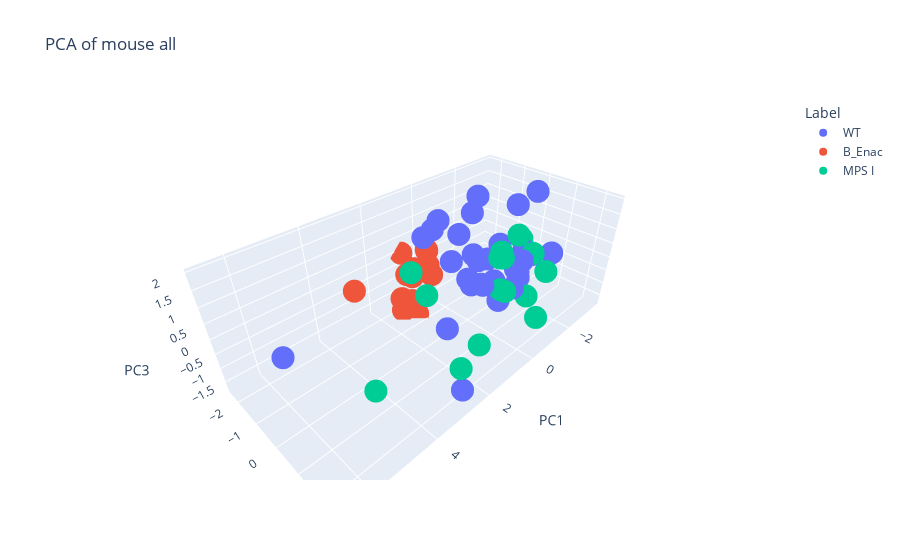

The cell this chart's notebook holds for it:
### Code cell
pca_3D(df_mouse_all, 'PCA of mouse all')

### Figure 1 — Plotly figure (JSON) as saved in the notebook; plotly's stock layout.template omitted (floating-point values rounded to 4 significant figures)
{"data": [{"hovertemplate": "Label=WT<br>PC1=%{x}<br>PC2=%{y}<br>PC3=%{z}<extra></extra>", "legendgroup": "WT", "marker": {"color": "#636efa", "symbol": "circle"}, "mode": "markers", "name": "WT", "scene": "scene", "showlegend": true, "type": "scatter3d", "x": [-1.748, -0.1594, -1.657, -0.9429, -0.375, -0.1897, -0.5804, -1.167, -0.9956, -1.114, -2.108, 0.04703, 0.6132, 2.916, -2.232, 0.8664, -1.076, 2.443, -0.607, -0.9233, -3.166, -1.436, 1.019, -3.522, 1.629, -2.453, -0.8971, -1.301, 6.598, -2.209, -0.899], "y": [0.4507, -0.9396, -0.3005, -0.4789, -0.8494, -0.07791, -0.4109, 0.296, -0.3327, -0.2339, -0.5153, -1.596, -1.425, 2.376, 0.3749, 1.188, -0.7516, 1.37, 1.175, 1.095, 0.8749, 0.8687, -0.3848, -0.1951, 1.285, -0.1958, 1.016, 0.8818, 1.015, 0.7022, -0.7896], "z": [-0.4621, -0.09505, -1.248, -0.204, 0.8368, 0.5094, -0.9495, -1.52, -1.084, -0.1054, -0.0689, 0.8754, 0.8856, -1.1, 0.02007, 0.5248, 1.916, 0.02883, -0.3037, 0.09462, -0.2737, 0.1669, 1.971, 1.5, 1.135, 1.371, 0.2789, -0.3889, 1.577, -0.007445, 1.412]}, {"hovertemplate": "Label=B_Enac<br>PC1=%{x}<br>PC2=%{y}<br>PC3=%{z}<extra></extra>", "legendgroup": "B_Enac", "marker": {"color": "#EF553B", "symbol": "circle"}, "mode": "markers", "name": "B_Enac", "scene": "scene", "showlegend": true, "type": "scatter3d", "x": [1.134, 0.339, 1.35, 1.231, 1.338, 2.841, 0.7077, 0.2868, 0.4607, 1.392, 0.8994, 1.028, 0.5202, 1.795], "y": [-1.423, -1.492, -1.393, -1.818, -1.645, -2.092, -2.389, -1.624, -1.425, -1.087, -0.767, -1.304, -2.004, -0.5107], "z": [-1.218, -0.2562, -0.1031, -1.298, -1.621, -0.3272, -0.02802, 0.2482, 0.3569, -0.01544, -0.02352, -1.754, -0.5357, -0.4468]}, {"hovertemplate": "Label=MPS I<br>PC1=%{x}<br>PC2=%{y}<br>PC3=%{z}<extra></extra>", "legendgroup": "MPS I", "marker": {"color": "#00cc96", "symbol": "circle"}, "mode": "markers", "name": "MPS I", "scene": "scene", "showlegend": true, "type": "scatter3d", "x": [1.956, 3.058, 2.584, 4.946, -1.187, -0.5024, 1.652, -2.233, -2.179, -0.6456, -0.591, -0.07915, -0.7269, -2.381, -0.6853, -2.68], "y": [-0.506, 2.418, 0.7699, 1.539, 1.326, 0.81, 1.823, 0.7298, 0.1523, 2.081, 0.6213, 1.274, 0.6576, 0.146, 0.6018, 1.042], "z": [0.6545, -0.2187, 0.8428, -0.2125, -0.819, 0.6384, -0.7417, 0.04058, 0.5065, -0.9452, 0.5263, -0.1155, -0.6804, 0.2906, 0.6821, -0.7196]}], "layout": {"legend": {"title": {"text": "Label"}, "tracegroupgap": 0}, "scene": {"domain": {"x": [0, 1], "y": [0, 1]}, "xaxis": {"title": {"text": "PC1"}}, "yaxis": {"title": {"text": "PC2"}}, "zaxis": {"title": {"text": "PC3"}}}, "title": {"text": "PCA of mouse all"}}}
